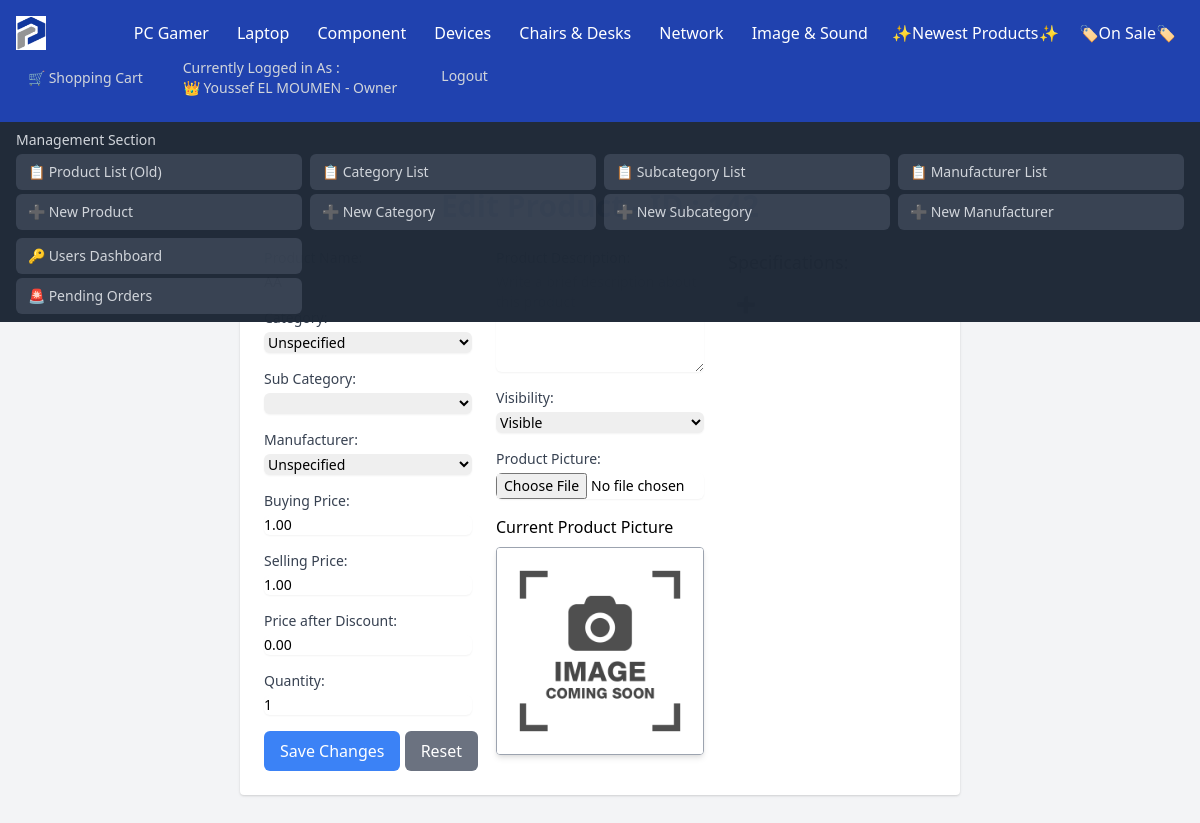
The page /Product/Products_Modify?id=142&ProductName=AA (signed in) on the database its author committed.
### tables this page shows
CREATE TABLE `categories` (
  `Category_ID` int NOT NULL AUTO_INCREMENT,
  `Category_Name` varchar(100) DEFAULT 'Unspecified',
  `Category_Desc` varchar(2000) DEFAULT NULL,
  PRIMARY KEY (`Category_ID`),
  UNIQUE KEY `UC_Category_Name` (`Category_Name`),
  UNIQUE KEY `Category_Name` (`Category_Name`)
);

CREATE TABLE `users` (
  `User_ID` int NOT NULL AUTO_INCREMENT,
  `User_Username` varchar(255) DEFAULT NULL,
  `User_FirstName` varchar(255) DEFAULT NULL,
  `User_LastName` varchar(255) DEFAULT NULL,
  `User_Phone` varchar(255) DEFAULT NULL,
  `User_Country` varchar(255) DEFAULT NULL,
  `User_Address` varchar(255) DEFAULT NULL,
  `User_Email` varchar(255) DEFAULT NULL,
  `User_Password` varchar(255) DEFAULT NULL,
  `User_RegisterationDate` timestamp NULL DEFAULT CURRENT_TIMESTAMP,
  `User_Role` enum('Owner','Admin','Client') NOT NULL DEFAULT 'Client',
  `Account_Status` varchar(255) DEFAULT 'Unlocked',
  PRIMARY KEY (`User_ID`),
  UNIQUE KEY `User_Username` (`User_Username`)
);

CREATE TABLE `products` (
  `Product_ID` int NOT NULL AUTO_INCREMENT,
  `Product_Name` varchar(255) DEFAULT NULL,
  `Category_ID` int DEFAULT NULL,
  `SubCategory_ID` int DEFAULT NULL,
  `Product_Desc` varchar(2000) DEFAULT NULL,
  `Manufacturer_ID` int DEFAULT NULL,
  `Buying_Price` decimal(10,2) DEFAULT NULL,
  `Selling_Price` decimal(10,2) DEFAULT NULL,
  `Product_Quantity` int DEFAULT NULL,
  `Product_Visibility` enum('Visible','Invisible') NOT NULL DEFAULT 'Visible',
  `Date_Created` timestamp NULL DEFAULT CURRENT_TIMESTAMP,
  `Product_Picture` varchar(255) DEFAULT NULL,
  `Discount_Price` decimal(10,2) DEFAULT '0.00',
  PRIMARY KEY (`Product_ID`),
  KEY `Category_ID` (`Category_ID`),
  KEY `SubCategory_ID` (`SubCategory_ID`),
  KEY `Manufacturer_ID` (`Manufacturer_ID`),
  CONSTRAINT `products_ibfk_1` FOREIGN KEY (`Category_ID`) REFERENCES `categories` (`Category_ID`),
  CONSTRAINT `products_ibfk_2` FOREIGN KEY (`SubCategory_ID`) REFERENCES `subcategories` (`SubCategory_ID`),
  CONSTRAINT `products_ibfk_3` FOREIGN KEY (`Manufacturer_ID`) REFERENCES `manufacturers` (`Manufacturer_ID`),
  CONSTRAINT `chk_buying_price` CHECK ((`Buying_Price` <= `Selling_Price`))
);

### Product/Products_Modify.php (the view, shortened to what the rows shown need)
<?php
include_once ("../DB_Connexion.php");
?>
<!DOCTYPE html>
<html lang="en">
<head>
    <?php
    include_once ("../DB_Connexion.php");
    if (isset($_SESSION['User_ID'])) {
        $User_ID = $_SESSION['User_ID'];
        $Users = "SELECT User_ID, User_Role, User_FirstName, User_LastName FROM Users WHERE User_ID = :User_ID";
        $pdoUsers = $connexion->prepare($Users);
        $pdoUsers->execute([':User_ID' => $User_ID]);
        $User = $pdoUsers->fetch(PDO::FETCH_ASSOC);
        $User_FullName = $User['User_FirstName'] . ' ' . $User['User_LastName'];
        $User_Role = $User['User_Role'];
    } else {
        $User_Role = 'Client';
    }
    $Categories = "SELECT Category_ID, Category_Name FROM Categories ORDER BY Category_ID ASC";
    $pdoCategories = $connexion->prepare($Categories);
    $pdoCategories->execute();
    $Categories = $pdoCategories->fetchAll(PDO::FETCH_ASSOC);
    if (!empty($_GET["id"])) {
        $Product_ID = $_GET["id"];
        $Product_Display = "SELECT Products.*, Categories.Category_Name, SubCategories.SubCategory_Name , SubCategories.SubCategory_ID , Manufacturers.Manufacturer_Name
            FROM Products
            INNER JOIN Categories ON Products.Category_ID = Categories.Category_ID
            INNER JOIN SubCategories ON Products.SubCategory_ID = SubCategories.SubCategory_ID
            INNER JOIN Manufacturers ON Products.Manufacturer_ID = Manufacturers.Manufacturer_ID
            WHERE Products.Product_ID = :Product_ID";
        $pdo_Product_Display = $connexion->prepare($Product_Display);
        $pdo_Product_Display->execute([':Product_ID' => $Product_ID]);
        $Product_Display = $pdo_Product_Display->fetch(PDO::FETCH_ASSOC);
    } else {
        header("Location: ../.");
        exit;
    }
    ?>
</head>
<body class="bg-gray-100">
    <nav class="bg-blue-800 text-white">
        <div class="flex flex-wrap justify-between items-center p-4">
            <div class="flex grid-cols-4 gap-1">
                <?php foreach ($Categories as $Category): ?>
                    <?php if ($Category['Category_Name'] !== 'Unspecified'):
                        ?>
                        <div class="relative category">
                            <a href=".././?id=<?php echo $Category['Category_ID'] ?>&Type=Category&Name=<?php echo str_replace(' ', '', $Category['Category_Name']) ?>"
                                class="px-3 py-2 hover:bg-gray-700"><?php echo $Category['Category_Name']; ?></a>
                        </div>
                    <?php endif; ?>
                <?php endforeach; ?>
            </div>
            <div class="flex space-x-4">
                <?php if (isset($_SESSION['User_ID'])):
                    if ($User_Role === 'Owner') {
                        $Emoji = '👑';
                    } elseif ($User_Role === 'Admin') {
                        $Emoji = '👨‍💼';
                    } else {
                        $Emoji = '💼';
                    }
                    ?>
                    <a href="../User/User_ShoppingCart.php"
                        class="flex items-center text-gray-300 hover:bg-green-700 px-3 py-2 rounded-md text-sm font-medium">
                        🛒 Shopping Cart
                    </a>
                    <a class="text-gray-300 hover:bg-blue-700 px-3 py-2 rounded-md text-sm font-medium"
                        href="../User/User_Modify.php?id=<?php echo $User_ID; ?>&FullName=<?php echo urlencode($User_FullName); ?>">Currently
                        Logged in As : <br><span><?php echo $Emoji . ' ' . $User_FullName ?> -
                            <?php echo $User_Role ?></span></a>
                    <a href="../User/User_Logout.php"
                        class="text-gray-300 hover:bg-red-700 px-4 py-4 rounded-md text-sm font-medium">Logout</a>
                <?php endif; ?>
            </div>
        </div>
    </nav>
    <div class="flex justify-center items-center bg-gray-100 min-h-screen py-8 total-wrapper">
        <div id="add-wrapper" class="max-w-5xl mx-3 p-6 bg-white rounded shadow" style=" min-height : 625px">
            <h1 class="text-3xl font-bold mb-6 text-blue-800 text-center h1-Add">Edit Product - ID :
            </h1>
            <form action="#" method="POST" enctype="multipart/form-data">
                <div class="flex space-x-6">
                    <div class="w-1/3">
                        <div class="mb-4">
                            <label for="Buying_Price" class="block text-sm font-medium text-gray-700">Buying
                                Price:</label>
                            <input type="number" name="Buying_Price" placeholder="In Dhs"
                                value="<?php echo $Product_Display['Buying_Price']; ?>" required
                                class="mt-1 block w-full border-gray-300 rounded-md shadow-sm focus:ring-indigo-500 focus:border-indigo-500 sm:text-sm">
                        </div>
                        <div class="mb-4">
                            <label for="Selling_Price" class="block text-sm font-medium text-gray-700">Selling
                                Price:</label>
                            <input type="number" name="Selling_Price" placeholder="In Dhs"
                                value="<?php echo $Product_Display['Selling_Price']; ?>" required
                                class="mt-1 block w-full border-gray-300 rounded-md shadow-sm focus:ring-indigo-500 focus:border-indigo-500 sm:text-sm">
                        </div>
                        <div class="mb-4">
                            <label for="Discount_Price" class="block text-sm font-medium text-gray-700">Price after
                                Discount:</label>
                            <input type="number" name="Discount_Price"
                                value="<?php echo $Product_Display['Discount_Price'] ?>"
                                class="mt-1 block w-full border-gray-300 rounded-md shadow-sm focus:ring-indigo-500 focus:border-indigo-500 sm:text-sm"
                                placeholder="Leave this field empty or 0 for no discount.">
                        </div>
                        <div class="mb-4">
                            <label for="Product_Quantity"
                                class="block text-sm font-medium text-gray-700">Quantity:</label>
                            <input type="number" name="Product_Quantity" placeholder="How many in stock"
                                value="<?php echo $Product_Display['Product_Quantity']; ?>" required
                                class="mt-1 block w-full border-gray-300 rounded-md shadow-sm focus:ring-indigo-500 focus:border-indigo-500 sm:text-sm">
                        </div>
                    </div>
                    <div class="w-1/3">
                        <div class="mb-4">
                            <label for="Product_Visibility"
                                class="block text-sm font-medium text-gray-700">Visibility:</label>
                            <select name="Product_Visibility"
                                class="mt-1 block w-full border-gray-300 rounded-md shadow-sm focus:ring-indigo-500 focus:border-indigo-500 sm:text-sm">
                                <option value="Visible" <?php echo $Product_Display['Product_Visibility'] === 'Visible' ? 'selected' : ''; ?>>Visible</option>
                            </select>
                        </div>
                        <div class="mb-4">
                            <label for="Product_Picture" class="block mb-2 ">Current Product Picture</label>
                            <img src="<?php echo $Product_Display['Product_Picture']; ?>" alt="Error: Picture not Found"
                                class="border border-gray-400 rounded shadow-md max-w-full h-auto">
                        </div>
                    </div>
                </div>
            </form>
        </div>
    </div>
</body>
</html>

### rows shown on the page
categories: Category_Name "PC Gamer"
categories: Category_Name "Laptop"
categories: Category_Name "Component"
categories: Category_Name "Devices"
categories: Category_Name "Chairs & Desks"
categories: Category_Name "Network"
categories: Category_Name "Image & Sound"
users: User_Role "👑", User_FullName "Youssef EL MOUMEN", User_Role "Owner"
products: Buying_Price "1.00", Selling_Price "1.00", Discount_Price "0.00", Product_Quantity "1", Product_Visibility "Visible", Product_Picture (placeholder picture)

### other values the page prints
form field Category_Name "Unspecified"
form field Manufacturer_Name "Unspecified"
